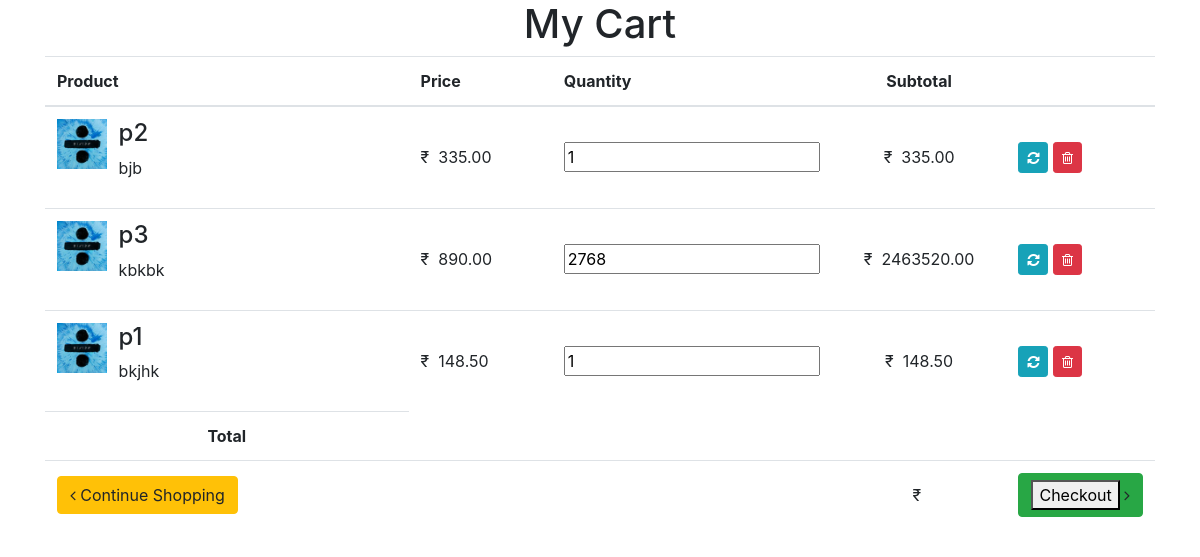
The page /products/mycart/ (signed in) on the database as committed earlier.
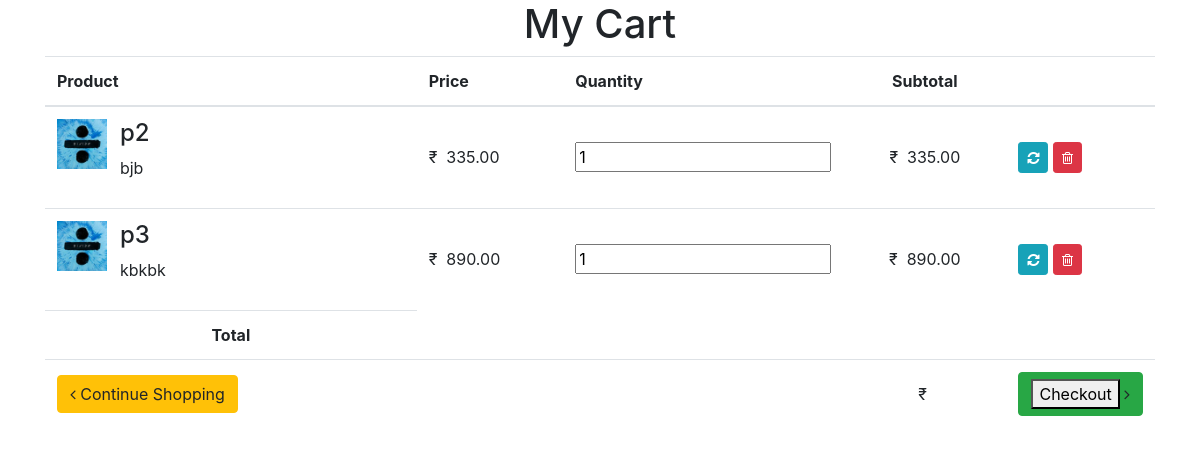
The same page on the database as committed later.
### cart/models.py (models this page shows, shortened)
class Cart(models.Model):
    customer = models.ForeignKey(Customer, on_delete=models.CASCADE)
    product = models.ForeignKey(ProductData,on_delete=models.CASCADE)
    quantity = models.IntegerField(default=1,null=True)
    total_price = models.DecimalField(null=True,decimal_places=2,max_digits=50)
    status = models.BooleanField(default=False)
    rating = models.CharField(default=0,max_length=10)

### products/models.py (models this page shows, shortened)
class ProductData(models.Model):
	name = models.CharField(null=False, max_length=500)
	description = models.CharField(max_length=500,null=False)
	category = models.ForeignKey(CategoryData,null=False,on_delete=models.CASCADE)
	image = models.FileField()
	sub_category_name = ChainedForeignKey(SubCategoryData, chained_field="category",
                                          chained_model_field="category", null=True)
	brand = models.CharField(null=True, max_length=100)
	mass = models.DecimalField(null=False,decimal_places=2,max_digits=50,default=1)
	unit = models.CharField(max_length=500, blank=False, null=False, default='Kg', choices=STATUS_CHOICES)
	available = models.BooleanField(default=False)
	price = models.DecimalField(null=True,decimal_places=2,max_digits=50)
	discount_percentage = models.DecimalField(null=True,decimal_places=2,max_digits=50)
	discounted_price = models.DecimalField(null=True,decimal_places=2,max_digits=50)
	reviews = models.ManyToManyField('user_panel.Review',blank=True)
	stars = models.DecimalField(default=3,decimal_places=1,max_digits=50)

### products/views.py (the view)
def mycart(request):
	if request.method=="GET":
		customer = Customer.objects.get(user_id=request.user.id)
		items = Cart.objects.filter(customer_id=customer.id,status=0)
		return render(request,'products/cart.html',{'items':items,'customer':customer})

### templates/products/cart.html (shortened to what this page needs)
<!DOCTYPE html>
<html>
<head>
</head>
<link rel="stylesheet" href="https://maxcdn.bootstrapcdn.com/bootstrap/4.0.0/css/bootstrap.min.css">
<link rel="stylesheet" href="https://cdnjs.cloudflare.com/ajax/libs/font-awesome/4.7.0/css/font-awesome.min.css">
<body>
<div class="container">
	<h1 align="center">My Cart</h1>
	<table id="cart" class="table table-hover table-condensed">
    				<thead>
						<tr>
							<th style="width:50%">Product</th>
							<th style="width:10%">Price</th>
							<th style="width:8%">Quantity</th>
							<th style="width:22%" class="text-center">Subtotal</th>
							<th style="width:10%"></th>
						</tr>
					</thead>
					<form id="main">
					<tbody id="parent">
						{% for item in items %}
						<tr>
							<td data-th="Product">
								<div class="row">
									<div class="col-sm-2 hidden-xs"><img height="50px" width="50px" src="{{item.product.image.url}}"/></div>
									<div class="col-sm-10">
										<h4 class="nomargin">{{item.product.name}}</h4>
										<p>{{item.product.description}}</p>
									</div>
								</div>
							</td>
								<td data-th="Price" width="20%"><span>&#8377;&nbsp;</span>
									<span>{{ item.product.discounted_price }}</span></td>
							<td data-th="Quantity">
								<input type="number" onchange="update(this);"
onkeyup="this.onchange();" onpaste="this.onchange();" oninput="this.onchange();" value="{{item.quantity}}">
							</td>
							<td data-th="Subtotal" class="text-center">
								<span>&#8377;&nbsp;</span>
								<span>{{ item.total_price }}</span>
							</td>
							<td class="actions" data-th="">
								<button class="btn btn-info btn-sm"><i class="fa fa-refresh"></i></button>
								<a href="{% url 'products:delete_from_cart' item.id %}"><button class="btn btn-danger btn-sm"><i class="fa fa-trash-o"></i></button>	</a>
							</td>
						</tr>
						{% endfor %}
					</tbody>
					<tfoot>
						<tr class="visible-xs">
							<td class="text-center"><strong>Total </strong></td>
						</tr>
						<tr>
							<td><a href="{% url 'products:index' %}" class="btn btn-warning"><i class="fa fa-angle-left"></i> Continue Shopping</a></td>
							<td colspan="2" class="hidden-xs"></td>
							<td class="hidden-xs text-center">&#8377;&nbsp;<strong id="gTotal">0</strong></td>
							<td><a class="btn btn-success btn-block"><button type="submit">Checkout</button> <i class="fa fa-angle-right"></i></a></td>
						</tr>
					</tfoot>
				</table>
</div>
</body>
</html>

Rows that differ between the two databases and show on the page:
removed Cart: product.image (picture), product.name "p3", product.description "kbkbk", product.discounted_price "890.00", quantity "2768", total_price "2463520.00"
removed Cart: product.image (picture), product.name "p1", product.description "bkjhk", product.discounted_price "148.50", quantity "1", total_price "148.50"
added Cart: product.image (picture), product.name "p3", product.description "kbkbk", product.discounted_price "890.00", quantity "1", total_price "890.00"
